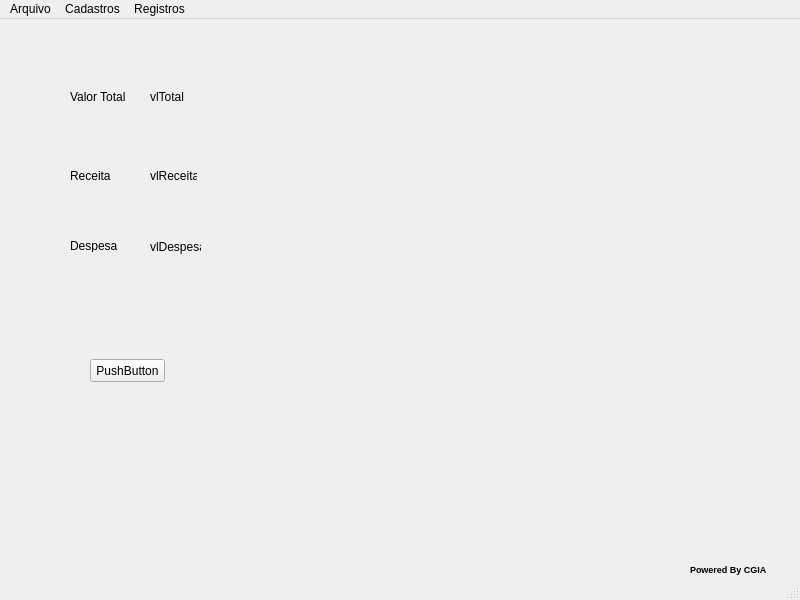
<?xml version="1.0" encoding="UTF-8"?>
<ui version="4.0">
 <class>Principal</class>
 <widget class="QMainWindow" name="Principal">
  <property name="geometry">
   <rect>
    <x>0</x>
    <y>0</y>
    <width>800</width>
    <height>600</height>
   </rect>
  </property>
  <property name="windowTitle">
   <string>Controle Financeiro</string>
  </property>
  <property name="tabShape">
   <enum>QTabWidget::Rounded</enum>
  </property>
  <widget class="QWidget" name="centralwidget">
   <widget class="QLabel" name="label">
    <property name="geometry">
     <rect>
      <x>690</x>
      <y>540</y>
      <width>91</width>
      <height>21</height>
     </rect>
    </property>
    <property name="font">
     <font>
      <pointsize>7</pointsize>
      <weight>75</weight>
      <bold>true</bold>
     </font>
    </property>
    <property name="text">
     <string>Powered By CGIA</string>
    </property>
   </widget>
   <widget class="QLabel" name="label_2">
    <property name="geometry">
     <rect>
      <x>70</x>
      <y>150</y>
      <width>47</width>
      <height>13</height>
     </rect>
    </property>
    <property name="text">
     <string>Receita</string>
    </property>
   </widget>
   <widget class="QLabel" name="label_3">
    <property name="geometry">
     <rect>
      <x>150</x>
      <y>150</y>
      <width>47</width>
      <height>13</height>
     </rect>
    </property>
    <property name="text">
     <string>vlReceita</string>
    </property>
   </widget>
   <widget class="QLabel" name="label_4">
    <property name="geometry">
     <rect>
      <x>70</x>
      <y>220</y>
      <width>47</width>
      <height>13</height>
     </rect>
    </property>
    <property name="text">
     <string>Despesa</string>
    </property>
   </widget>
   <widget class="QLabel" name="label_5">
    <property name="geometry">
     <rect>
      <x>150</x>
      <y>220</y>
      <width>51</width>
      <height>16</height>
     </rect>
    </property>
    <property name="text">
     <string>vlDespesa</string>
    </property>
   </widget>
   <widget class="QLabel" name="label_6">
    <property name="geometry">
     <rect>
      <x>150</x>
      <y>70</y>
      <width>51</width>
      <height>16</height>
     </rect>
    </property>
    <property name="text">
     <string>vlTotal</string>
    </property>
   </widget>
   <widget class="QLabel" name="label_7">
    <property name="geometry">
     <rect>
      <x>70</x>
      <y>70</y>
      <width>61</width>
      <height>16</height>
     </rect>
    </property>
    <property name="text">
     <string>Valor Total</string>
    </property>
   </widget>
   <widget class="QPushButton" name="btnTeste">
    <property name="geometry">
     <rect>
      <x>90</x>
      <y>340</y>
      <width>75</width>
      <height>23</height>
     </rect>
    </property>
    <property name="text">
     <string>PushButton</string>
    </property>
   </widget>
  </widget>
  <widget class="QMenuBar" name="menubar">
   <property name="geometry">
    <rect>
     <x>0</x>
     <y>0</y>
     <width>800</width>
     <height>21</height>
    </rect>
   </property>
   <widget class="QMenu" name="menuArquivo">
    <property name="title">
     <string>Arquivo</string>
    </property>
    <addaction name="separator"/>
    <addaction name="actionSair"/>
   </widget>
   <widget class="QMenu" name="menuCadastros">
    <property name="title">
     <string>Cadastros</string>
    </property>
    <addaction name="actionFornecedor"/>
    <addaction name="actionProdutos_para_investimentos"/>
    <addaction name="action_indices_de_Inflacao"/>
    <addaction name="actionTipo_de_Investimento"/>
    <addaction name="actionForma_de_Pagamento"/>
    <addaction name="actionUsuario"/>
    <addaction name="actionCategoria"/>
   </widget>
   <widget class="QMenu" name="menuLan_amentos">
    <property name="title">
     <string>Registros</string>
    </property>
    <addaction name="actionReceitas_Despesas"/>
    <addaction name="actionInvestimentos"/>
    <addaction name="actionDevalorizacaoMonetaria"/>
   </widget>
   <addaction name="menuArquivo"/>
   <addaction name="menuCadastros"/>
   <addaction name="menuLan_amentos"/>
  </widget>
  <widget class="QStatusBar" name="statusbar"/>
  <action name="actionFornecedor">
   <property name="text">
    <string>Fornecedores</string>
   </property>
  </action>
  <action name="actionReceitas_Despesas">
   <property name="text">
    <string>Receitas/Despesas</string>
   </property>
  </action>
  <action name="actionInvestimentos">
   <property name="text">
    <string>Investimentos</string>
   </property>
  </action>
  <action name="actionProdutos_para_investimentos">
   <property name="text">
    <string>Produtos para investimentos</string>
   </property>
  </action>
  <action name="action_indices_de_Inflacao">
   <property name="text">
    <string>Índices de Inflação</string>
   </property>
  </action>
  <action name="actionDevalorizacaoMonetaria">
   <property name="text">
    <string>Desvalorização Monetária</string>
   </property>
  </action>
  <action name="actionSair">
   <property name="text">
    <string>Sair</string>
   </property>
  </action>
  <action name="actionTipo_de_Investimento">
   <property name="text">
    <string>Tipo de Investimento</string>
   </property>
  </action>
  <action name="actionForma_de_Pagamento">
   <property name="text">
    <string>Forma de Pagamento</string>
   </property>
  </action>
  <action name="actionUsuario">
   <property name="text">
    <string>Usuário</string>
   </property>
  </action>
  <action name="actionCategoria">
   <property name="text">
    <string>Categoria</string>
   </property>
  </action>
 </widget>
 <resources/>
 <connections>
  <connection>
   <sender>actionSair</sender>
   <signal>triggered()</signal>
   <receiver>Principal</receiver>
   <slot>close()</slot>
   <hints>
    <hint type="sourcelabel">
     <x>-1</x>
     <y>-1</y>
    </hint>
    <hint type="destinationlabel">
     <x>399</x>
     <y>299</y>
    </hint>
   </hints>
  </connection>
 </connections>
</ui>
